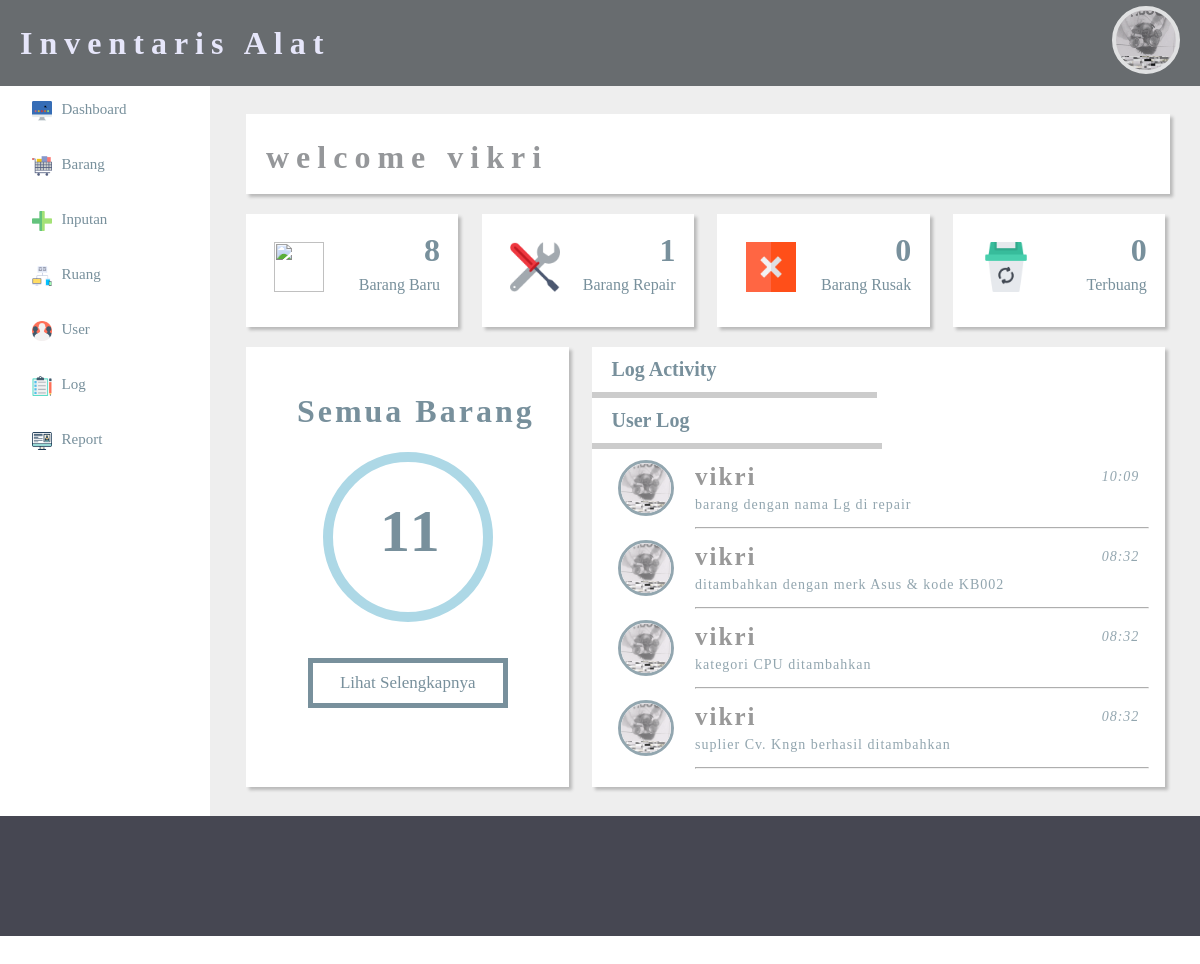
Page /admin/inventori.php (signed in) on the committed database.
### tables this page shows
CREATE TABLE IF NOT EXISTS `activty_log` (
  `id_activity` int(11) NOT NULL AUTO_INCREMENT,
  `id` int(11) NOT NULL,
  `date` datetime NOT NULL,
  `action` varchar(500) NOT NULL,
  `status` varchar(50) NOT NULL,
  PRIMARY KEY (`id_activity`)
);

### admin/session.php (called while the page is built, shortened)
<?php
	$a = $_SESSION['login_admin'];
	$u_query= mysql_query("SELECT * FROM admin where username='$a'")or die(mysql_error());
	$b = mysql_fetch_array($u_query);
	$nama = $b['nama_depan'];
 ?>

### admin/inventori.php (the view, shortened to what this page needs)
<?php
	include 'session.php';
 ?>
 <html>
 <head>
 	<link rel="stylesheet" type="text/css" href="../css/admin_css.css">
 	<link rel="stylesheet" type="text/css" href="../css/tabs.css">
 </head>
 <body>
 	<?php
 		include 'header.php';
 	 ?>
	 <div class="a">
	 <br>
	 <div class="welcome" style="box-shadow: 3px 3px 3px #bababa;">
	 		<h1 style="float: left;" class="hide">welcome <?php echo $nama; ?></h1>
	 </div>
	 	<div class="a1" style="box-shadow: 3px 3px 3px #bababa;">
	 	<a href="barang_baru.php?page=1">
	 		<img src="../img/new.png" width="50" align="middle">
	 		<h1 style="margin-top:0px;">
	 			<?php
	 				$queri = "SELECT * FROM barang WHERE status_brg='baru' or status_brg='selesai repair'";
	 				$sql = mysql_query($queri);
	 				$num = mysql_num_rows($sql);
	 				echo $num;
 	 			?>
	 		</h1>
	 		<p>Barang Baru</p>
	 	</a>
	 	</div>
	 	<div class="a1" id="a1" style="box-shadow: 3px 3px 3px #bababa;">
	 	<a href="barang_repair.php?page=1">
	 		<img src="../img/repair.png" width="50" align="middle" style="float:left;">
	 		<h1 style="margin-top:0px;">
	 			<?php
	 				$queri = "SELECT * FROM barang WHERE status_brg='repair'";
	 				$sql = mysql_query($queri);
	 				$num = mysql_num_rows($sql);
	 				echo $num;
 	 			?>
	 		</h1>
	 		<p>Barang Repair</p>
	 	</a>
	 	</div>
	 	<div class="a1" id="a1" style="box-shadow: 3px 3px 3px #bababa;">
	 	<a href="barang_rusak.php?page=1">
	 		<img src="../img/freak.png" width="50" align="middle" style="float:left;">
	 		<h1 style="margin-top:0px;">
	 			<?php
	 				$queri = "SELECT * FROM barang WHERE status_brg='rusak'";
	 				$sql = mysql_query($queri);
	 				$num = mysql_num_rows($sql);
	 				echo $num;
 	 			?>
	 		</h1>
	 		<p>Barang Rusak</p>
	 	</a>
	 	</div>
	 	<div class="a1" id="a1" style="box-shadow: 3px 3px 3px #bababa;">
	 	<a href="barang_terbuang.php?page=1">
	 		<img src="../img/terbuang.png" width="50" align="middle" style="float:left;">
	 		<h1 style="margin-top:0px;">
	 			<?php
	 				$queri = "SELECT * FROM barang WHERE status_brg='terbuang'";
	 				$sql = mysql_query($queri);
	 				$num = mysql_num_rows($sql);
	 				echo $num;
 	 			?>
	 		</h1>
	 		<p>Terbuang</p>
	 	</a>
	 	</div>
	 	<br><br>
	 	<div class="a2" style="box-shadow: 3px 3px 3px #bababa;">
	 	<br><br>
	 		<center>
	 			<h1>Semua Barang</h1>
	 			<div class="a21">
	 				<h1 style="margin-top:35px; color:#78909C; font-size:60px; font-family:century gothic;">
	 					<?php
	 						$sql = "SELECT * FROM barang";
	 						$query = mysql_query($sql);
	 						$num = mysql_num_rows($query);
	 						echo $num;
	 					 ?>
	 				</h1>
	 			</div><br><br>
	 			<a href="semua_brg.php?page=1">
	 				<button>Lihat Selengkapnya</button>
	 			</a>
	 		</center>
	 	</div>
	 	<div class="a3" style="box-shadow: 3px 3px 3px #bababa;">
	 		<div class="w3-row">
		    <a href="javascript:void(0)" onclick="openCity(event, 'London');">
		      <div class="w3-third tablink w3-bottombar w3-hover-light-grey w3-padding" style="width: 44%;"><h2>Log Activity</h2></div>
		    </a>
		    <a href="javascript:void(0)" onclick="openCity(event, 'Paris');">
		      <div class="w3-third tablink w3-bottombar w3-hover-light-grey w3-padding" style="width: 45%;"><h2>User Log</h2></div>
		    </a>
		  </div>
		  <div id="London" class="w3-container city" style="display:block;">
		  	<?php
		  		$sql = mysql_query("SELECT * FROM activty_log INNER JOIN admin ON activty_log.id=admin.id ORDER BY activty_log.date DESC LIMIT 0,4");
		  		while ($waw = mysql_fetch_array($sql)) { ?>
			    <div class="message">
			    	<div class="photo">
						<img src="../gambar_profile/<?php echo $waw['nama_gambar']; ?>">
                    </div>
			    	<div class="pesan">
			    		<h3><?php echo $waw['nama_depan']; ?></h3>
			    		<i style="margin-top: -14px;"><?php echo date('H:i', strtotime($waw['date'])); ?></i>
			    		<p><?php echo $waw['action']; ?></p>
			    		<hr>
			    	</div>
			    </div>
		    <?php } ?>
		  </div>
		</div>
	 	</div>
 	<?php
 		include 'sisi.php';
 	 ?>
 <div class="c">
 </div>
 </body>
 </html>

### css/admin_css.css (style rules this page uses)
body { margin: 0; padding: 0; font-family: helvetica; }
.a { width: 77%; padding-top: 10px; padding-left: 3%; padding-right: 2.5%; height: 720px; float: right; background-color: #eee; }
.c { width: 100%; background-color: rgb(70, 71, 82); padding: 5%; float: right; }
.a1 { width: 19%; padding-top: 2%; padding-left: 2%; padding-right: 2%; height: 95px; float: left; background-color: white; }
#a1 { margin-left: 2.5%; float: left; }
.a a { text-decoration: none; }
.a1 h1, .a1 p { text-align: right; margin-top: -15px; font-family: century gothic; color: #78909C; }
.a2 { width: 35%; height: 440px; background-color: white; float: left; margin-top: 20px; }
.a3 { width: 62%; height: 440px; background-color: white; float: left; margin-top: 20px; margin-left: 2.5%; }
.welcome { width: 100%; height: 80px; background-color: white; margin-bottom: 20px; }
.welcome h1 { float: left; position: absolute; font-family: paranoid; margin-top: 25px; color: rgba(49, 54, 58, 0.73); margin-left: 20px; letter-spacing: 7px; opacity: 0.7; }
.a3 h1, .a2 h1 { margin-top: 10px; margin-left: 5%; color: #78909C; font-family: paranoid; letter-spacing: 3px; }
.message { width: 100%; height: 80px; float: left; background-color: ; border-collapse: collapse; opacity: 0.8; }
.message img { border:3px solid #78909C; border-radius: 50%; width: 50px; float: left; }
.pesan { width: 84%; height: 100%; float: right; background-color: #fff; }
.pesan h3 { margin-top: 13px; font-family: paranoid; color: grey; letter-spacing: 2px; margin-bottom: -8px; font-size: 25px; }
.pesan p, i { font-family: paranoid; font-size: 14px; color: #78909C; letter-spacing: 1px; }
.pesan i { float: right; margin-right: 10px; }

### css/tabs.css (style rules this page uses)
img { margin-bottom:-5px }
a { color:inherit }
.w3-container:after,.w3-container:before,.w3-panel:after,.w3-panel:before,.w3-row:after,.w3-row:before,.w3-row-padding:after,.w3-row-padding:before, .w3-cell-row:before,.w3-cell-row:after,.w3-clear:after,.w3-clear:before,.w3-bar:before,.w3-bar:after { content:"";display:table;clear:both }
.w3-col,.w3-half,.w3-third,.w3-twothird,.w3-threequarter,.w3-quarter { float:left;width:100% }
@media (min-width:601px) { .w3-col.m4,.w3-third { width:33.33333% } }
.w3-container,.w3-panel { padding:0.01em 16px }
.w3-bottombar { border-bottom:6px solid #ccc!important }
.w3-padding { padding:8px 16px!important }

### admin/inventori.php (style rules this page uses)
.a { background-color: #eeeeee; }
.a21 { width: 150px; height: 150px; background-color: transparent; border: 10px solid lightblue; border-radius: 50%; }
.a2 button { width: 200px; height: 50px; background-color: transparent; border: 5px solid #78909C; font-family: century gothic; color: #78909C; font-size: 17px; }
.a img { float:left; margin-top: 10px; margin-left: 10px; }
.w3-row h2 { margin: 3px; font-family: paranoid; color: #78909C; font-size: 20px; }

### rows in the picture
activty_log: admin.nama_gambar (picture), admin.nama_depan "vikri", date "10:09", action "barang dengan nama Lg di repair"
activty_log: admin.nama_gambar (picture), admin.nama_depan "vikri", date "08:32", action "ditambahkan dengan merk Asus & kode KB002"
activty_log: admin.nama_gambar (picture), admin.nama_depan "vikri", date "08:32", action "kategori CPU ditambahkan"
activty_log: admin.nama_gambar (picture), admin.nama_depan "vikri", date "08:32", action "suplier Cv. Kngn berhasil ditambahkan"

### other values in the picture
$nama "vikri"
$num "8"
$num "1"
$num "0"
$num "11"
